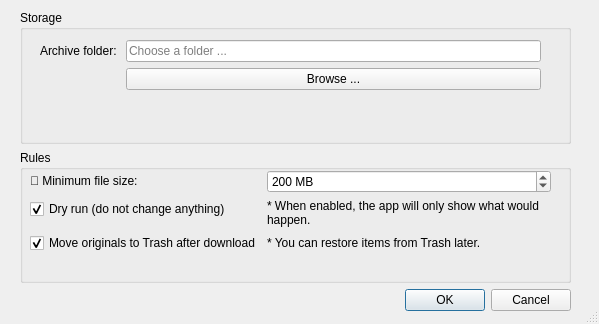
<?xml version="1.0" encoding="UTF-8"?>
<ui version="4.0">
 <class>dlgSettings</class>
 <widget class="QDialog" name="dlgSettings">
  <property name="geometry">
   <rect>
    <x>0</x>
    <y>0</y>
    <width>599</width>
    <height>324</height>
   </rect>
  </property>
  <property name="minimumSize">
   <size>
    <width>520</width>
    <height>260</height>
   </size>
  </property>
  <property name="windowTitle">
   <string>Settings</string>
  </property>
  <property name="sizeGripEnabled">
   <bool>true</bool>
  </property>
  <property name="modal">
   <bool>true</bool>
  </property>
  <widget class="QWidget" name="verticalLayoutWidget">
   <property name="geometry">
    <rect>
     <x>20</x>
     <y>10</y>
     <width>551</width>
     <height>301</height>
    </rect>
   </property>
   <layout class="QVBoxLayout" name="verticalLayout" stretch="1,1,1">
    <item>
     <widget class="QGroupBox" name="grpStorage">
      <property name="sizePolicy">
       <sizepolicy hsizetype="Preferred" vsizetype="Minimum">
        <horstretch>0</horstretch>
        <verstretch>0</verstretch>
       </sizepolicy>
      </property>
      <property name="title">
       <string>Storage</string>
      </property>
      <widget class="QWidget" name="formLayoutWidget">
       <property name="geometry">
        <rect>
         <x>20</x>
         <y>30</y>
         <width>501</width>
         <height>80</height>
        </rect>
       </property>
       <layout class="QFormLayout" name="formLayout">
        <item row="0" column="0">
         <widget class="QLabel" name="label">
          <property name="text">
           <string>Archive folder: </string>
          </property>
         </widget>
        </item>
        <item row="0" column="1">
         <widget class="QLineEdit" name="txtArchivePath">
          <property name="readOnly">
           <bool>true</bool>
          </property>
          <property name="placeholderText">
           <string>Choose a folder ...</string>
          </property>
         </widget>
        </item>
        <item row="1" column="1">
         <widget class="QPushButton" name="btnBrowseArchive">
          <property name="text">
           <string>Browse ...</string>
          </property>
         </widget>
        </item>
       </layout>
      </widget>
     </widget>
    </item>
    <item>
     <widget class="QGroupBox" name="grpRules">
      <property name="title">
       <string>Rules</string>
      </property>
      <widget class="QWidget" name="gridLayoutWidget">
       <property name="geometry">
        <rect>
         <x>10</x>
         <y>20</y>
         <width>521</width>
         <height>231</height>
        </rect>
       </property>
       <layout class="QFormLayout" name="formLayout_2">
        <item row="0" column="1">
         <widget class="QSpinBox" name="spinMinSizeMb">
          <property name="suffix">
           <string> MB</string>
          </property>
          <property name="prefix">
           <string/>
          </property>
          <property name="minimum">
           <number>10</number>
          </property>
          <property name="maximum">
           <number>102400</number>
          </property>
          <property name="value">
           <number>200</number>
          </property>
         </widget>
        </item>
        <item row="1" column="0">
         <widget class="QCheckBox" name="chkDryRun">
          <property name="text">
           <string>Dry run (do not change anything)</string>
          </property>
          <property name="checked">
           <bool>true</bool>
          </property>
         </widget>
        </item>
        <item row="1" column="1">
         <widget class="QLabel" name="label_3">
          <property name="text">
           <string>* When enabled, the app will only show what would happen.</string>
          </property>
          <property name="wordWrap">
           <bool>true</bool>
          </property>
         </widget>
        </item>
        <item row="2" column="0">
         <widget class="QCheckBox" name="chkTrashAfter">
          <property name="text">
           <string>Move originals to Trash after download</string>
          </property>
          <property name="checked">
           <bool>true</bool>
          </property>
         </widget>
        </item>
        <item row="2" column="1">
         <widget class="QLabel" name="label_4">
          <property name="text">
           <string>* You can restore items from Trash later.</string>
          </property>
         </widget>
        </item>
        <item row="0" column="0">
         <widget class="QLabel" name="label_2">
          <property name="text">
           <string>💾 Minimum file size:</string>
          </property>
          <property name="textFormat">
           <enum>Qt::TextFormat::RichText</enum>
          </property>
          <property name="alignment">
           <set>Qt::AlignmentFlag::AlignLeading|Qt::AlignmentFlag::AlignLeft|Qt::AlignmentFlag::AlignVCenter</set>
          </property>
         </widget>
        </item>
       </layout>
      </widget>
     </widget>
    </item>
    <item>
     <widget class="QDialogButtonBox" name="buttonBox">
      <property name="orientation">
       <enum>Qt::Orientation::Horizontal</enum>
      </property>
      <property name="standardButtons">
       <set>QDialogButtonBox::StandardButton::Cancel|QDialogButtonBox::StandardButton::Ok</set>
      </property>
     </widget>
    </item>
   </layout>
  </widget>
 </widget>
 <resources/>
 <connections>
  <connection>
   <sender>buttonBox</sender>
   <signal>accepted()</signal>
   <receiver>dlgSettings</receiver>
   <slot>accept()</slot>
   <hints>
    <hint type="sourcelabel">
     <x>248</x>
     <y>254</y>
    </hint>
    <hint type="destinationlabel">
     <x>157</x>
     <y>274</y>
    </hint>
   </hints>
  </connection>
  <connection>
   <sender>buttonBox</sender>
   <signal>rejected()</signal>
   <receiver>dlgSettings</receiver>
   <slot>reject()</slot>
   <hints>
    <hint type="sourcelabel">
     <x>316</x>
     <y>260</y>
    </hint>
    <hint type="destinationlabel">
     <x>286</x>
     <y>274</y>
    </hint>
   </hints>
  </connection>
 </connections>
</ui>
